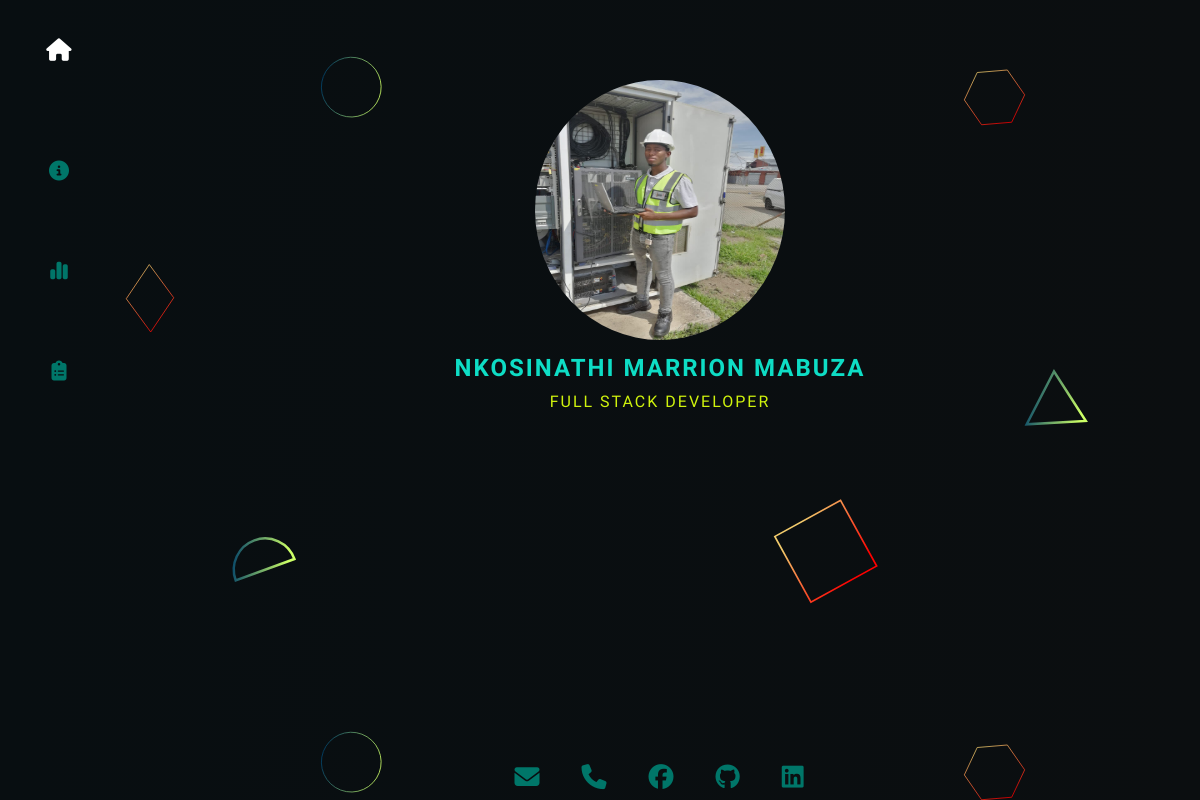
The page / on the database its author committed.
### dashboard/models.py (models this page shows, shortened)
class Person(models.Model):
    id = models.CharField(primary_key=True,max_length=100)
    name = models.CharField(max_length=50)
    middle_name = models.CharField(max_length=50, default="None")
    surname = models.CharField(max_length=50)
    profile_caption = models.CharField(max_length=50, default="None")
    email = models.CharField(max_length=100)
    cell = models.CharField(max_length=10)
    description = models.TextField(max_length=1000)
    image = models.ImageField(upload_to='profiles')

### dashboard/views.py (the view)
# urls.py: path('', views.profile, name='profile'),
def profile(response):
    person = Person.objects.get(id='01')
    context = {'ps': person}
    return render(response, "dashboard/dashboard.html", context)

### dashboard/templates/dashboard/dashboard.html (shortened to what this page needs)
{% extends 'base.html' %}
{% load static %}
{% block body %}
<div class="dash-Content dashboard">
    <div class="dash-Content-Caption">
        <img src="{{ ps.image.url }}" alt="Avatar">
        <h2>{{ ps.name }} {{ ps.middle_name }} {{ ps.surname }}</h2>
        <P>{{ ps.profile_caption }}</P>
    </div>
    <div class="dash-Content-services">
        <i class="fa-solid fa-envelope tooltip">
        </i>
        <i class="fa-solid fa-phone tooltip">
        </i>
        <i class="fa-brands fa-facebook tooltip">
        </i>
        <i class="fa-brands fa-github tooltip">
        </i>
        <i class="fa-brands fa-linkedin tooltip">
        </i>
    </div>
</div>
{% endblock body %}

### static/style.css (style rules this page uses)
body { margin: 0; padding: 0; font-family: 'Raleway', sans-serif; letter-spacing: 2px; color: white; background: #0b0e10; background-attachment: fixed; background-size: auto; }
.dash-Content { height: 100vh; width: 90%; }
i { color: #007669; }
.dashboard { width: 100%; }
.dash-Content-Caption { width: 100%; height: 50%; padding: 100px; padding: 0; margin: 0; text-align: center; }
.dashboard .dash-Content-Caption img { height: 260px; width: 250px; margin-top: 80px; margin-bottom: 10px; border-radius: 50%; }
.dashboard .dash-Content-Caption h2 { margin: 0; text-transform: uppercase; color: #0eddc5; }
.dashboard .dash-Content-Caption p { margin-top: 10px; text-transform: uppercase; color: #d0f30d; }
.dash-Content-services { bottom: 0; width: 100%; position: absolute; display: flex; align-items: center; justify-content: center; font-size: 25px; }
.dash-Content-services i { padding: 10px; margin: 0 10px; }
.tooltip { position: relative; display: inline-block; }

### rows shown on the page
Person: image (picture), name "NKOSINATHI", middle_name "MARRION", surname "MABUZA", profile_caption "FULL STACK DEVELOPER"
